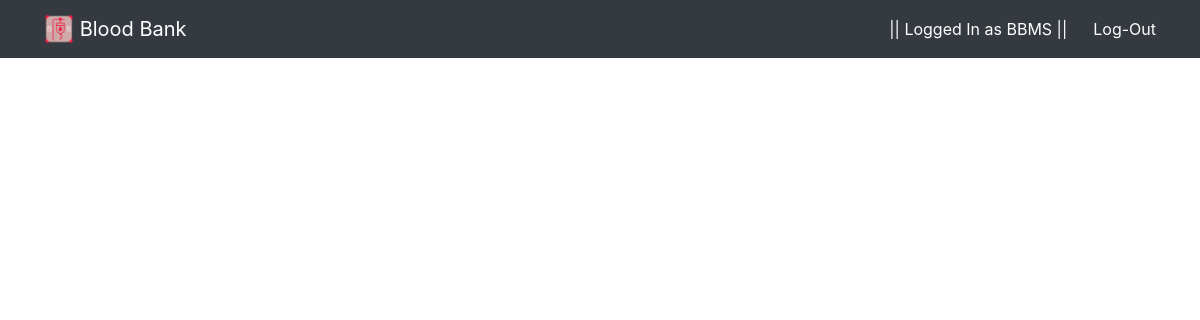
Before: /donor/ (signed in) with the older database file.
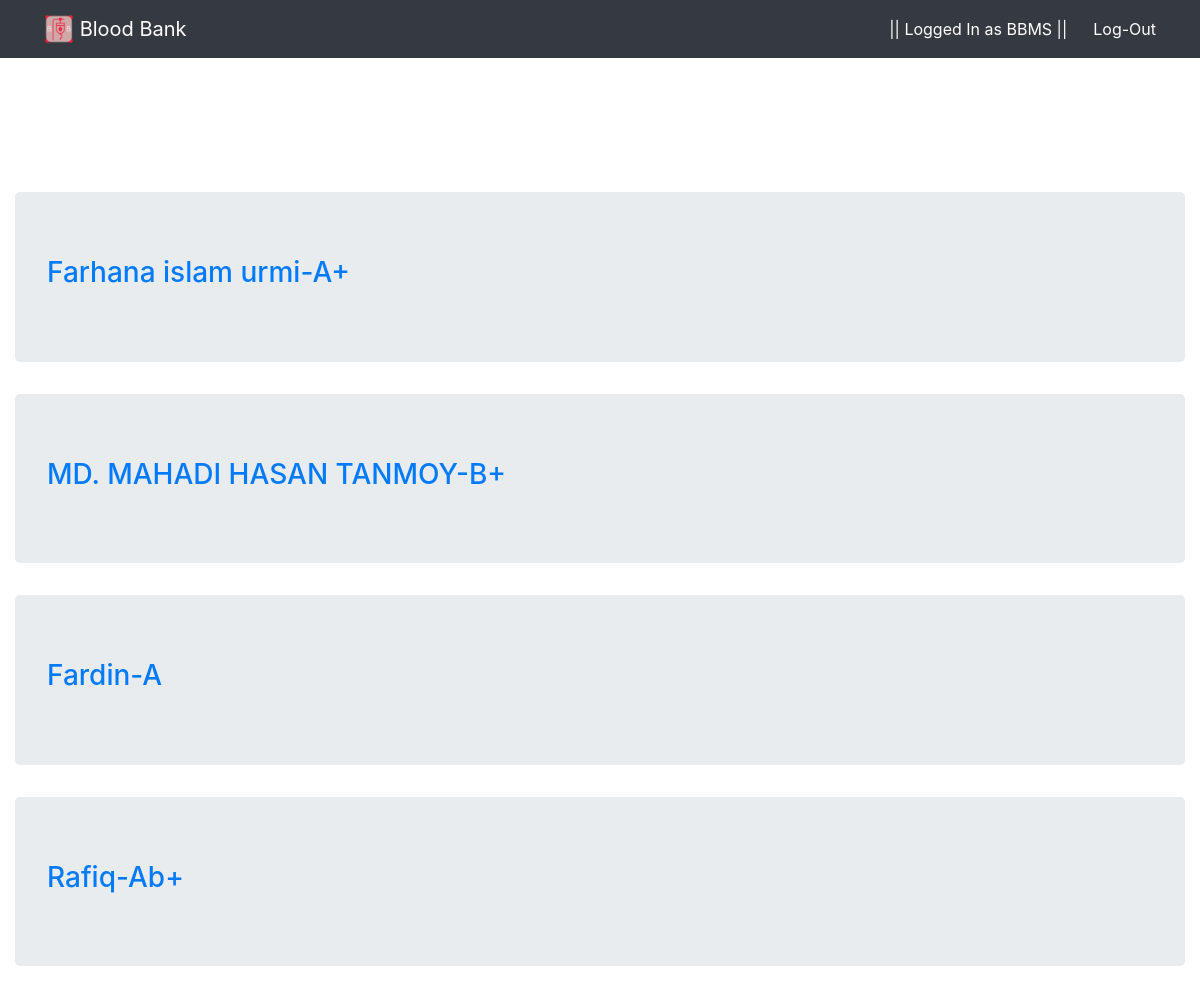
After: the same page with the newer database file.
### bloodbank/models.py (models this page shows, shortened)
class BloodClass(models.Model):
    name = models.CharField(max_length=100)
    blood_group = models.CharField(max_length=3)
    age = models.IntegerField()
    address = models.CharField(max_length=250)
    phone_number = models.CharField(max_length=14)
    user = models.ForeignKey(User,on_delete=models.CASCADE)

### bloodbank/views.py (the view)
# urls.py: path('donor/', views.donoruser, name='donoruser'),
@login_required
def donoruser(request):
    form = BloodClass.objects.all()
    return render(request,'bloodbank/donor.html', {'form':form})

### bloodbank/templates/bloodbank/donor.html
{% extends 'bloodbank/base.html' %}
{% block content %}
<br><br><br><br>
{% for i in form %}
<div class="jumbotron">
<a href="{% url 'donordetails' i.id %}"><h3>{{ i.name }}-{{ i.blood_group }}</h3></a>
</div>
{% endfor %}
{% endblock %}

### bloodbank/templates/bloodbank/base.html (shortened to what this page needs)
{% load static %}
<!DOCTYPE html>
<html lang="en">
<head>
    <link rel="stylesheet" href="{% static 'bloodbank/bootstrap.css' %}">
    <link rel="stylesheet" href="{% static 'bloodbank/testcss.css' %}">
</head>
<body>
    <nav class="navbar navbar-expand-md fixed-top bg-dark navbar-dark">
        <div class="container-fluid">
        <div class="navbar-header">
            <a href="{% url 'home' %}" class="navbar-brand btn btn-dark">
            <img src="{% static 'bloodbank/LogoMakr-1AIuCn.png' %}" width="30" height="30" class="d-inline-block align-top">
            <span>Blood Bank</span>
            </a>
        </div>
        {% if user.is_authenticated %}
        <ul class="navbar-nav">
            <li class="nav-item"><button type="button"  class="btn btn-dark">|| Logged In as {{ user.username }} ||</button></li>
            <li class="nav-item">
                <form method="POST" action="{% url 'logoutuser' %}">
                <button type="submit"  class="btn btn-dark">Log-Out</button>
            </li>
        </ul>
        {% endif %}
    </div>
    </nav>
    <div class="container-fluid">
        <br>
        <br>
        <br>
        <br>
    {% block content %}{% endblock %}
</div>
</body>
</html>

Changed rows visible on the page:
added BloodClass: name "Farhana islam urmi", blood_group "A+"
added BloodClass: name "MD. MAHADI HASAN TANMOY", blood_group "B+"
added BloodClass: name "Fardin", blood_group "A"
added BloodClass: name "Rafiq", blood_group "Ab+"
